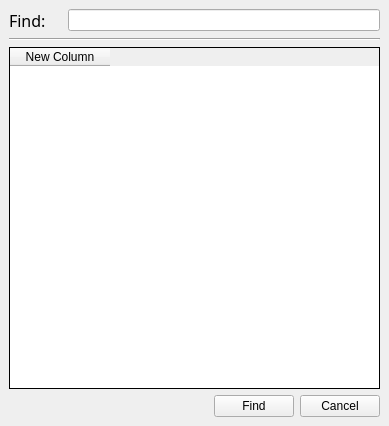
<ui version="4.0" >
 <author></author>
 <comment></comment>
 <exportmacro></exportmacro>
 <class>SearchWidget</class>
 <widget class="QWidget" name="SearchWidget" >
  <property name="geometry" >
   <rect>
    <x>0</x>
    <y>0</y>
    <width>389</width>
    <height>426</height>
   </rect>
  </property>
  <property name="windowTitle" >
   <string>Station Search</string>
  </property>
  <layout class="QVBoxLayout" >
   <property name="margin" >
    <number>9</number>
   </property>
   <property name="spacing" >
    <number>6</number>
   </property>
   <item>
    <layout class="QHBoxLayout" >
     <property name="margin" >
      <number>0</number>
     </property>
     <property name="spacing" >
      <number>6</number>
     </property>
     <item>
      <widget class="QLabel" name="label" >
       <property name="text" >
        <string>&lt;html>&lt;head>&lt;meta name="qrichtext" content="1" />&lt;/head>&lt;body style=" white-space: pre-wrap; font-family:Sans Serif; font-size:9pt; font-weight:400; font-style:normal; text-decoration:none;">&lt;p style=" margin-top:0px; margin-bottom:0px; margin-left:0px; margin-right:0px; -qt-block-indent:0; text-indent:0px;">&lt;span style=" font-size:12pt;">Find:&lt;/span>&lt;/p>&lt;/body>&lt;/html></string>
       </property>
      </widget>
     </item>
     <item>
      <spacer>
       <property name="orientation" >
        <enum>Qt::Horizontal</enum>
       </property>
       <property name="sizeHint" >
        <size>
         <width>16</width>
         <height>20</height>
        </size>
       </property>
      </spacer>
     </item>
     <item>
      <widget class="QLineEdit" name="searchLineEdit" >
       <property name="sizePolicy" >
        <sizepolicy>
         <hsizetype>7</hsizetype>
         <vsizetype>0</vsizetype>
         <horstretch>1</horstretch>
         <verstretch>0</verstretch>
        </sizepolicy>
       </property>
      </widget>
     </item>
    </layout>
   </item>
   <item>
    <widget class="Line" name="line" >
     <property name="orientation" >
      <enum>Qt::Horizontal</enum>
     </property>
    </widget>
   </item>
   <item>
    <widget class="QTableWidget" name="resultTableWidget" >
     <property name="sizePolicy" >
      <sizepolicy>
       <hsizetype>7</hsizetype>
       <vsizetype>7</vsizetype>
       <horstretch>0</horstretch>
       <verstretch>1</verstretch>
      </sizepolicy>
     </property>
     <property name="frameShape" >
      <enum>QFrame::Box</enum>
     </property>
     <property name="frameShadow" >
      <enum>QFrame::Plain</enum>
     </property>
     <property name="horizontalScrollBarPolicy" >
      <enum>Qt::ScrollBarAlwaysOff</enum>
     </property>
     <property name="alternatingRowColors" >
      <bool>true</bool>
     </property>
     <property name="selectionMode" >
      <enum>QAbstractItemView::ExtendedSelection</enum>
     </property>
     <property name="selectionBehavior" >
      <enum>QAbstractItemView::SelectItems</enum>
     </property>
     <property name="showGrid" >
      <bool>false</bool>
     </property>
     <property name="gridStyle" >
      <enum>Qt::NoPen</enum>
     </property>
     <property name="rowCount" >
      <number>0</number>
     </property>
     <property name="columnCount" >
      <number>1</number>
     </property>
     <property name="sortingEnabled" >
      <bool>true</bool>
     </property>
     <column>
      <property name="text" >
       <string>New Column</string>
      </property>
     </column>
    </widget>
   </item>
   <item>
    <layout class="QHBoxLayout" >
     <property name="margin" >
      <number>0</number>
     </property>
     <property name="spacing" >
      <number>6</number>
     </property>
     <item>
      <spacer>
       <property name="orientation" >
        <enum>Qt::Horizontal</enum>
       </property>
       <property name="sizeHint" >
        <size>
         <width>40</width>
         <height>20</height>
        </size>
       </property>
      </spacer>
     </item>
     <item>
      <widget class="QPushButton" name="findPushButton" >
       <property name="text" >
        <string>Find</string>
       </property>
      </widget>
     </item>
     <item>
      <widget class="QPushButton" name="canclePushButton" >
       <property name="text" >
        <string>Cancel</string>
       </property>
      </widget>
     </item>
    </layout>
   </item>
  </layout>
 </widget>
 <pixmapfunction></pixmapfunction>
 <resources/>
 <connections/>
</ui>
